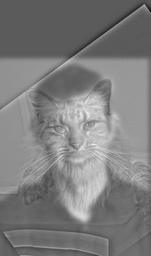
#> input picture test.jpg, 151 x 256 px, shrunk from 741 x 1254 before the run
$ python -i filters.py   (imports and definitions only)   (older library calls are emulated)
#> lines starting #> are read from the running program, lines starting #| are printed output that depends on the picture; long printed decimals are rounded
#> further down, picture is the input picture: shape (256, 151); min 14, max 241, mean 124.9
from scipy import ndimage
import numpy as np
import cv2

# [22 lines left out: functions finite_difference, blur, two_conv, not called in this run]

def derivative_of_gaussian(im):
    kernel = cv2.getGaussianKernel(17, 3)
    kernel = np.outer(kernel, kernel)
    dx_filter = ndimage.convolve1d(kernel, weights=[1, -1], axis=1)
    dy_filter = ndimage.convolve1d(kernel, weights=[1, -1], axis=0)
    dx = ndimage.convolve(im, dx_filter)
    dy = ndimage.convolve(im, dy_filter)
    g = np.sqrt(dx**2 + dy**2)
    return dx, dy, g

def gradient_angles(im):
    dx, dy, g = derivative_of_gaussian(im)
    o = np.abs(np.arctan2(dy, dx))
    o = np.pi * np.ones(o.shape)*(o > np.pi/2) - o
    o = np.abs(o)
    o = np.where(g > 0.02, o, -1)
    return o

def auto_straighten(im):
    angle = 0
    curr_max = 0
    width = np.floor(0.4*im.shape[1]).astype(np.int)
#> width = 60
    height = np.floor(0.4*im.shape[0]).astype(np.int)
#> height = 102
    for theta in range(-30, 31):
        if theta == 0:
            continue
        o = gradient_angles(ndimage.rotate(im, theta, reshape=False))
        o = ndimage.rotate(o, -theta, reshape=False)
        o = o[height:o.shape[0]-height, width:o.shape[1]-width]
        temp = ((0.0 <= o) & (o <= 0.02)).sum() + ((np.pi/2-0.02 <= o) & (o <= np.pi/2)).sum()
        # print(temp, (o != -1).sum())
        temp /= (o != -1).sum()
        print(theta, temp)
        if temp > curr_max:
            angle = theta
            curr_max = temp
#> this loop made 61 passes
#> (temp, curr_max) on passes 1, 2, 3, 7, 8, 9, 12, 13, 27, 29, 30, 32: (0.0689, 0.0689), (0.0775, 0.0775), (0.0782, 0.0782), (0.0813, 0.0813), (0.0912, 0.0912), (0.0968, 0.0968), (0.102, 0.102), (0.12, 0.12), (0.123, 0.123), (0.127, 0.127), (0.161, 0.161), (0.169, 0.169)
#> temp on passes 4, 5, 6, 10, 11, 14: 0.0701, 0.0775, 0.0738, 0.0868, 0.0893, 0.102
#| -30 0.06886
#| -29 0.07754
#| -28 0.07816
#| -27 0.0701
#| -26 0.07754
#| -25 0.07382
#| -24 0.08127
#| -23 0.09119
#> (further printed lines are left out)
#> pass 1, in derivative_of_gaussian, `dx = ndimage.convolve(im, dx_filter)`:
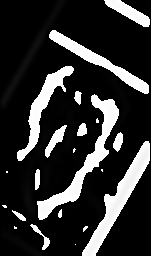
#> dx: shape (256, 151); min 0, max 255, mean 48.8
#> pass 1, in derivative_of_gaussian, `dy = ndimage.convolve(im, dy_filter)`:
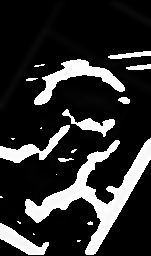
#> dy: shape (256, 151); min 0, max 255, mean 47.6
#> pass 1, in derivative_of_gaussian, `g = np.sqrt(dx**2 + dy**2)`:
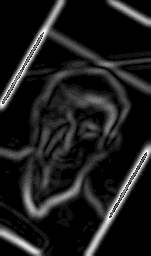
#> g: shape (256, 151) float16; min 0, max 15.81, mean 1.82; drawn with min black and max white
#> pass 1, in gradient_angles, `o = np.abs(np.arctan2(dy, dx))`:
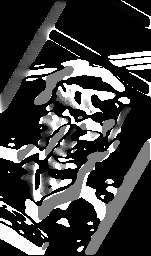
#> o: shape (256, 151) float16; min 0, max 1.57, mean 0.369; drawn with min black and max white
#> after the loop, angle = 27; curr_max = 0.205
    return angle, o

# [45 lines left out: functions sharpen, hybrid, not called in this run]

>>> import cv2
>>> picture = cv2.imread('test.jpg', cv2.IMREAD_GRAYSCALE)
>>> result = auto_straighten(picture)
